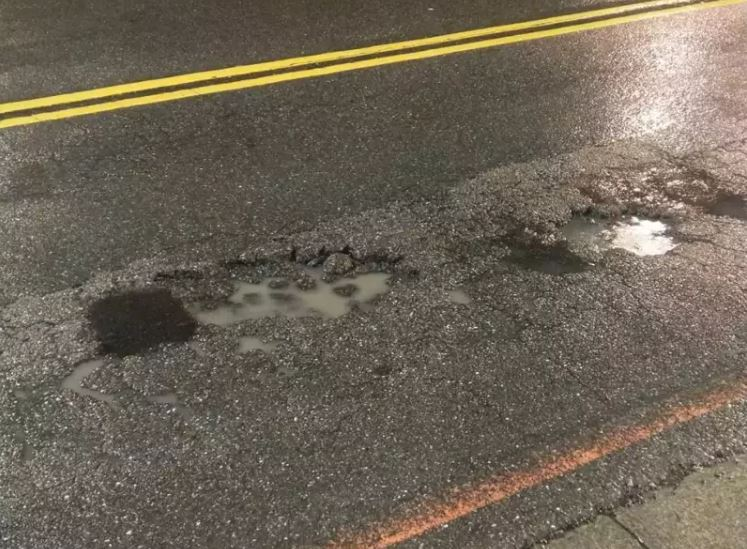
#> input picture images/road.png, 747 x 549 px, found by its file name
$ python test.py
#> lines starting #> are read from the running program, lines starting #| are printed output that depends on the picture; after the words box and inside, x2 and y2 are one past the last pixel; in counts of white or black regions, pixels touching at a corner belong together
import cv2
import numpy as np
import matplotlib.pyplot as plt

# 讀取圖片
img = cv2.imread(r"U:\_GitHubProject\ImageProcessing\images\road.png")
#> img is the input picture: shape (549, 747, 3); mean B, G, R 86.8, 100.8, 110.1

# 將圖片轉換為 RGB 格式（OpenCV 預設讀取為 BGR）
img_rgb = cv2.cvtColor(img, cv2.COLOR_BGR2RGB)

# 分離 R, G, B 通道
r_channel, g_channel, b_channel = img_rgb[:, :, 0], img_rgb[:, :, 1], img_rgb[:, :, 2]
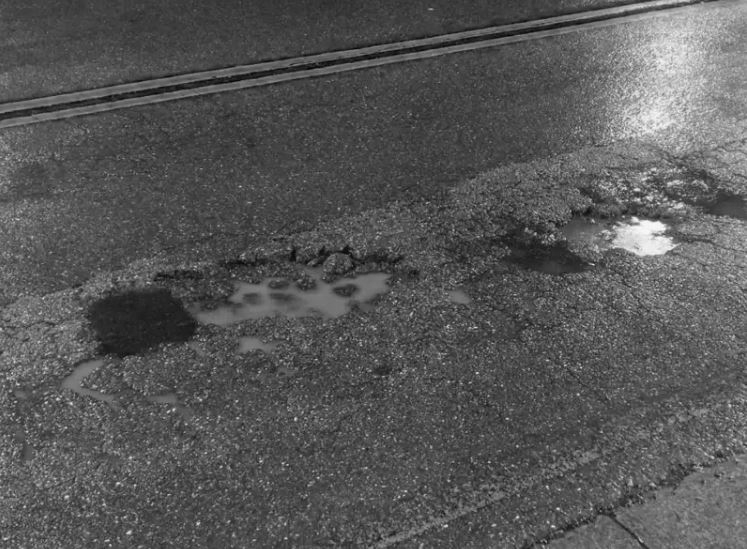
#> b_channel: shape (549, 747); min 1, max 250, mean 86.8

# 計算直方圖
hist_r = cv2.calcHist([r_channel], [0], None, [256], [0, 256])
#> hist_r = 256 values, max 8998 at index 86, min 0 at index 0, mean 1602
hist_g = cv2.calcHist([g_channel], [0], None, [256], [0, 256])
#> hist_g = 256 values, max 9267 at index 80, min 0 at index 0, mean 1602
hist_b = cv2.calcHist([b_channel], [0], None, [256], [0, 256])
#> hist_b = 256 values, max 8995 at index 70, min 0 at index 0, mean 1602

# 設定亮度閾值（假設亮度高於 200 為反光區域）
brightness_threshold = 200

# 轉換為灰階圖像（計算亮度）
gray_img = cv2.cvtColor(img, cv2.COLOR_BGR2GRAY)

# 創建遮罩，過濾掉高亮區域
mask = gray_img < brightness_threshold
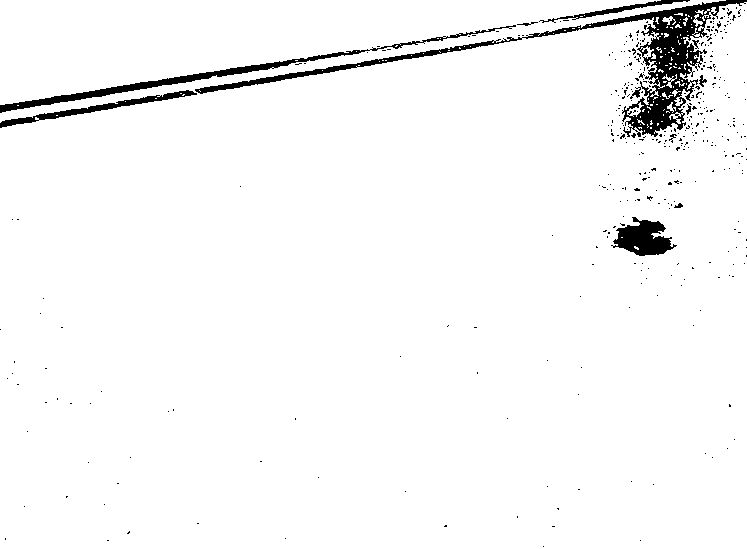
#> mask: shape (549, 747) bool; 96.6% white; 393 black regions (382 under 20 px), largest, box (x1, y1, x2, y2) and area: (195, 0, 747, 137) 7263, (0, 25, 516, 113) 2478, (611, 217, 677, 256) 1438

# 複製原圖
filtered_img = img.copy()

# 使用均值濾波來平滑圖像
smoothed_img = cv2.blur(filtered_img, (100, 100))
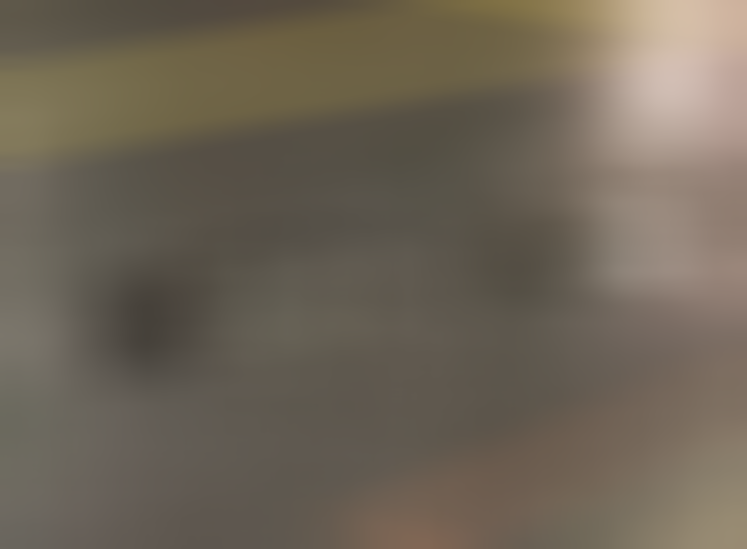
#> smoothed_img: shape (549, 747, 3); mean B, G, R 86.8, 100.8, 110.1

# 將過亮區域的像素替換為周圍9宮格的均值
filtered_img[~mask] = smoothed_img[~mask]
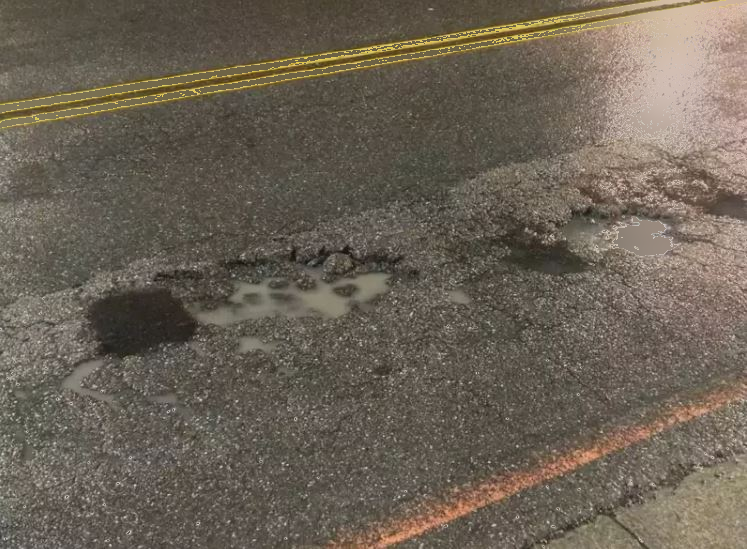
#> filtered_img: shape (549, 747, 3); 3.42% of pixels changed, all inside (x1, y1, x2, y2) = (0, 0, 747, 547)

# 轉換為灰階圖像（計算亮度）
gray_img2 = cv2.cvtColor(filtered_img, cv2.COLOR_BGR2GRAY)
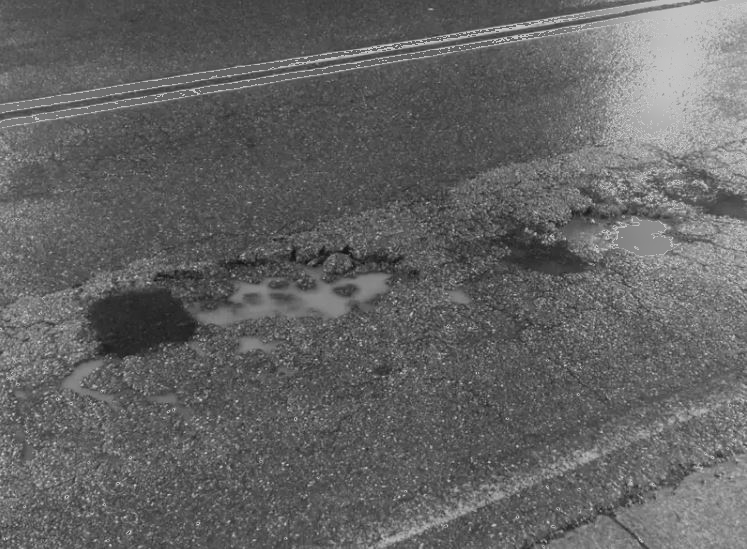
#> gray_img2: shape (549, 747); min 13, max 199, mean 99.6

# 高斯模糊
blurred_img = cv2.GaussianBlur(gray_img2, (5,5), 0)

# 使用 Canny 邊緣檢測
canny_edges = cv2.Canny(gray_img2, threshold1=30, threshold2=150)
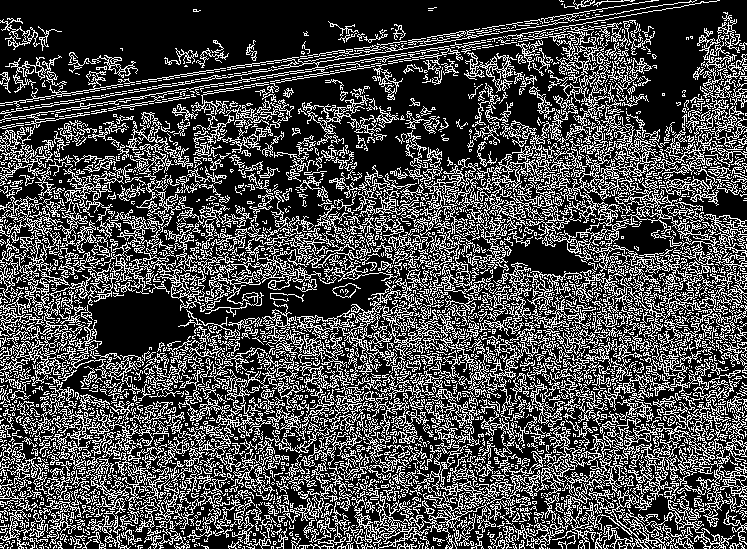
#> canny_edges: shape (549, 747); 28.9% white in thin lines or dots

# 顯示原圖與處理後的圖片
fig, axes = plt.subplots(1, 2, figsize=(12, 6))

# 原圖
axes[0].imshow(cv2.cvtColor(img, cv2.COLOR_BGR2RGB))
axes[0].set_title("Original Image")
axes[0].axis("off")

# 處理後的圖
axes[1].imshow(cv2.cvtColor(canny_edges, cv2.COLOR_GRAY2RGB))
axes[1].set_title("Processed Image (High Brightness Removed & Smoothed)")
axes[1].axis("off")

plt.show()
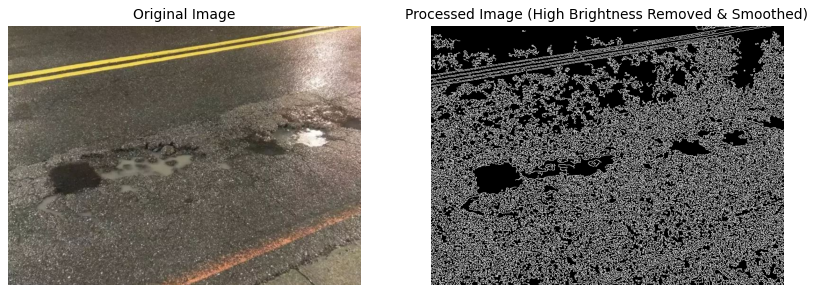
#> figure drawn by matplotlib, 2 panels

$ run again, with images/imori.jpg saved as images/road.png
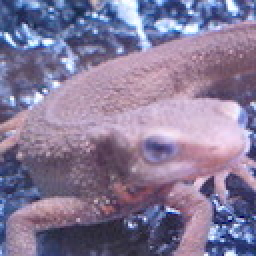
#> input picture images/imori.jpg, 128 x 128 px, found by its file name (shown 2 times larger)
#> img is the input picture: shape (128, 128, 3); mean B, G, R 152.8, 121.8, 134.1
#> hist_r = 256 values, max 154 at index 95, min 0 at index 1, mean 64
#> hist_g = 256 values, max 162 at index 158, min 0 at index 1, mean 64
#> hist_b = 256 values, max 283 at index 255, min 0 at index 0, mean 64
#> `mask = gray_img < brightness_threshold`:
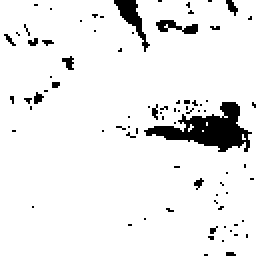
#> mask: shape (128, 128) bool (shown 2 times larger); 93% white; 81 black regions (76 under 20 px), largest, box (x1, y1, x2, y2) and area: (72, 51, 126, 76) 594, (57, 0, 75, 26) 149, (78, 10, 99, 17) 78, (113, 0, 119, 8) 25, (31, 28, 37, 35) 25
#> filtered_img: shape (128, 128, 3); 7.05% of pixels changed, all inside (x1, y1, x2, y2) = (2, 0, 128, 128)
#> canny_edges: shape (128, 128); 29.1% white in thin lines or dots
#> `plt.show()`:
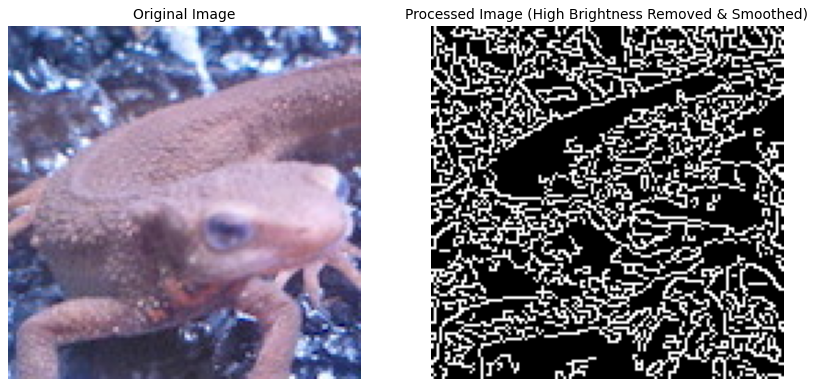
#> figure drawn by matplotlib, 2 panels
